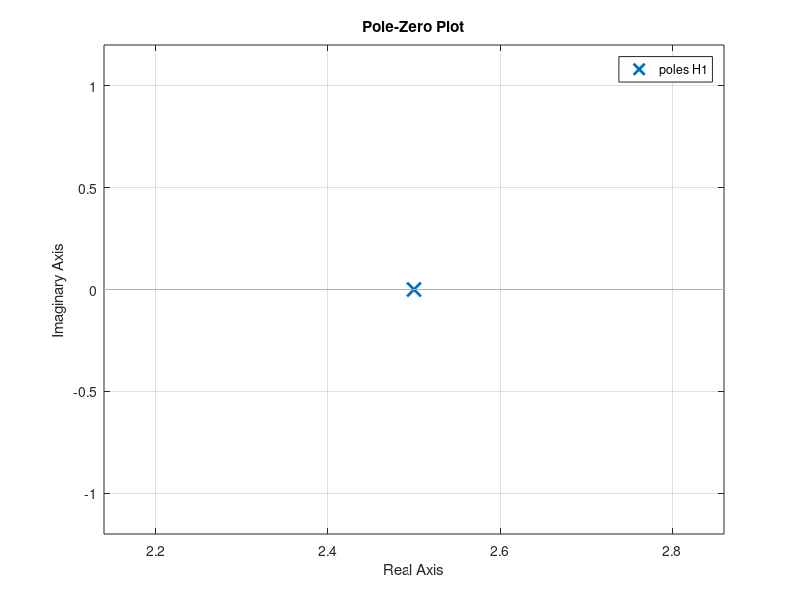
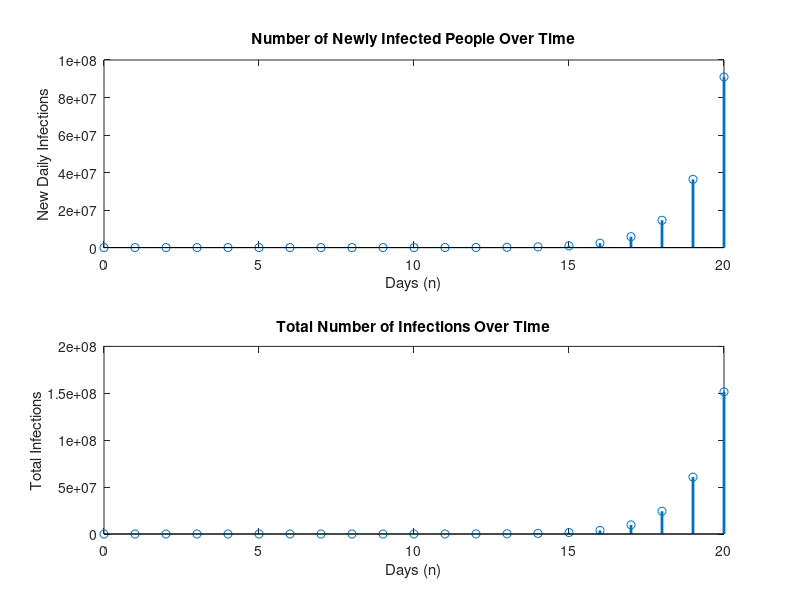
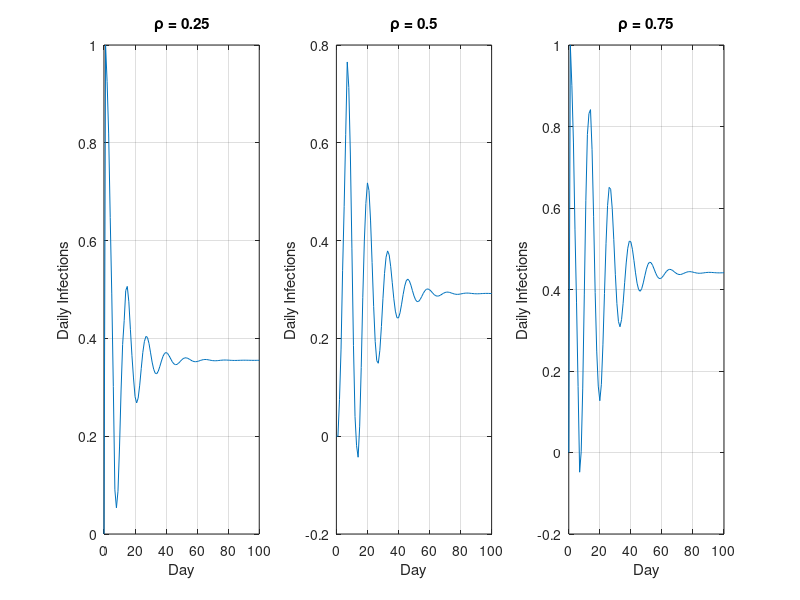
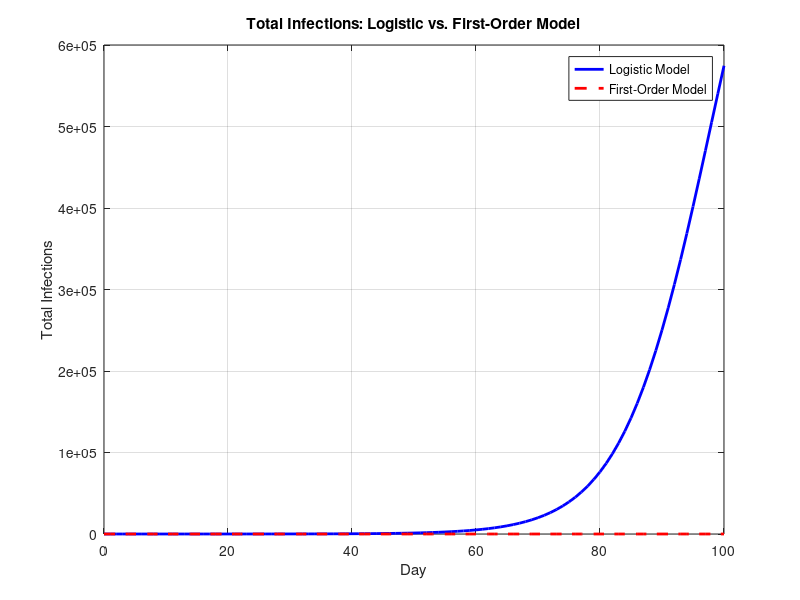

The MATLAB source for these figures, in order:
%1
R0 = 2.5;
numerator = 1;
denominator = [1, -R0];
H1 = tf(numerator, denominator);
figure;
pzmap(H1);
title('Pole-Zero Plot');

%b
% Initialize variables
n = 20; % Number of days
y = zeros(1, n);
y(1) = 1; % Assuming initial infection on day 1

% Iterate to find daily infections
for k = 2:n
    y(k) = 1 + R0 * y(k - 1);
end

% Display the results
disp(y);

%c
threshold = 1e6; % 1 million
days_to_reach_threshold = ceil(log(threshold) / log(R0)) + 1;

disp(['It takes approximately ', num2str(days_to_reach_threshold), ' days to reach 1 million new daily infections.']);

%d
% one-point method
Y = 34285612;
R01 = 1-1/(Y)

%linear-regression


%e
n = 0:20;
y = R0.^n;

% Design an integrator filter
total_infections = cumsum(y);

% Plot the results
figure;
subplot(2, 1, 1);
stem(n, y, 'o-', 'LineWidth', 2);
xlabel('Days (n)');
ylabel('New Daily Infections');
title('Number of Newly Infected People Over Time');

subplot(2, 1, 2);
stem(n, total_infections, 'o-', 'LineWidth', 2);
xlabel('Days (n)');
ylabel('Total Infections');
title('Total Number of Infections Over Time');


% Problem 2 - Multi-pole IIR Filter

% Define the coefficients for the transfer function HM(z)
ak = [.1, .15, .25, .26, .34, .42, .25, .2, .15, .1, .1, .1];
M = length(ak);

% Part 1: Plot new daily infections for the first n = 100 days
n_days = 100;
n = 0:n_days;

% Kronecker delta as input
delta = (n == 0);

% Implement the IIR filter
y_multi_pole = filter(1, [1, -ak], delta);

% Part 2: Use an integrator filter to obtain total infections
filtered_output_multi_pole = filter(1, [1, -1], y_multi_pole);

% Plot new daily infections and total infections
figure;
subplot(2, 1, 1);
stem(n, y_multi_pole, 'b', 'LineWidth', 2, 'Marker', 'o', 'MarkerSize', 8, 'MarkerFaceColor', 'r');
xlabel('Days');
ylabel('Number of New Daily Infections');
title('New Daily Infections (Multi-pole IIR Filter)');
grid on;

subplot(2, 1, 2);
plot(n, filtered_output_multi_pole, 'g--', 'LineWidth', 2);
xlabel('Days');
ylabel('Total Infections');
title('Total Infections (Integrated)');
grid on;





%3
% Define the coefficients and parameters
M = 12;
ak = [0.1, 0.15, 0.25, 0.26, 0.34, 0.42, 0.25, 0.2, 0.15, 0.1, 0.1, 0.1];
n_max = 100;
rho_values = [0.25, 0.50, 0.75];
total_infections = zeros(length(rho_values), 1);

% Initialize arrays for the input (Kronecker delta) and output (daily infections)
x = zeros(1, n_max + 1);
y = zeros(1, n_max + 1);

% Loop over different ρ values
for rho_idx = 1:length(rho_values)
    rho = rho_values(rho_idx);
    
    % Set the Kronecker delta at day 0
    x(1) = 1;
    
    % Apply the IIR filter with scaled coefficients
    for n = 1:n_max
        for k = 1:M
            if n - k > 0
                y(n + 1) = y(n + 1) + (1 - rho) * ak(k) * y(n - k + 1);
            end
        end
        y(n + 1) = 1 - y(n + 1);
    end
    
    % Calculate the total number of infections for n = 100 days
    total_infections(rho_idx) = sum(y);
    
    % Plot the daily infections for the current ρ value
    subplot(1, length(rho_values), rho_idx);
    plot(0:n_max, y);
    title(['ρ = ' num2str(rho)]);
    xlabel('Day');
    ylabel('Daily Infections');
    grid on;
end

% Display the total number of infections for each ρ value
disp('Total Infections for Different ρ Values:');
disp(total_infections);

%4
% Define parameters
R0 = 1.15;  % Reproduction number
K = 1e6;   % Population size
n_max = 100;  % Number of days

% Initialize arrays for the logistic and first-order models
x_logistic = zeros(1, n_max + 1);
x_first_order = zeros(1, n_max + 1);

% Initialize parameters for derivative calculation
D1_filter = [1, -1];  % First derivative filter coefficients
D2_filter = [1, -2, 1];  % Second derivative filter coefficients

% Apply the logistic model
for n = 0:n_max
    x_logistic(n + 1) = K / (1 + (K * (R0 - 1) - R0) * R0^(-(n + 1)) / (R0 - 1));
end

% Apply the first-order model
M = 12;  % Order of the first-order filter (adjust as needed)
ak = ones(1, M);  % Coefficients for the first-order model
x_first_order(1) = 1;  % Initial condition

for n = 1:n_max
    for k = 1:M
        if n - k > 0
            x_first_order(n + 1) = x_first_order(n + 1) + ak(k) * x_first_order(n - k + 1);
        end
    end
    x_first_order(n + 1) = 1 - x_first_order(n + 1);
end

% Plot the results
figure;
plot(0:n_max, x_logistic, 'b', 'LineWidth', 2);
hold on;
plot(0:n_max, x_first_order, 'r--', 'LineWidth', 2);
title('Total Infections: Logistic vs. First-Order Model');
legend('Logistic Model', 'First-Order Model');
xlabel('Day');
ylabel('Total Infections');
grid on;

% Calculate first derivative and second derivative
first_derivative = conv(x_logistic, D1_filter, 'valid');
second_derivative = conv(x_logistic, D2_filter, 'valid');

% Find the inflection point
[~, max_derivative_index] = max(first_derivative);
zero_crossing_index = find(diff(sign(second_derivative)) == 2, 1);

disp(['Inflection point (First Derivative Maximum): Day ' num2str(max_derivative_index)]);
disp(['Inflection point (Zero-Crossing of Second Derivative): Day ' num2str(zero_crossing_index)]);
